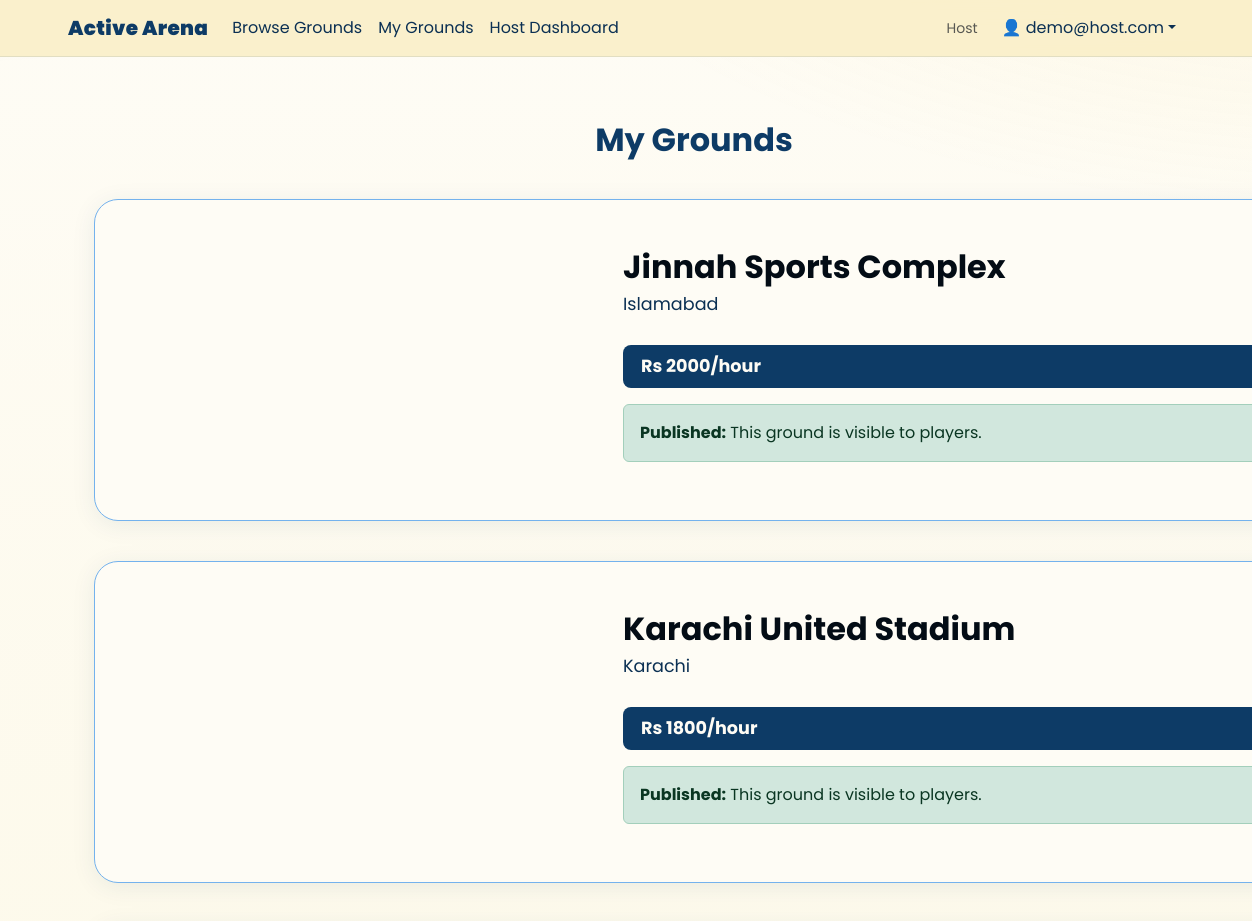
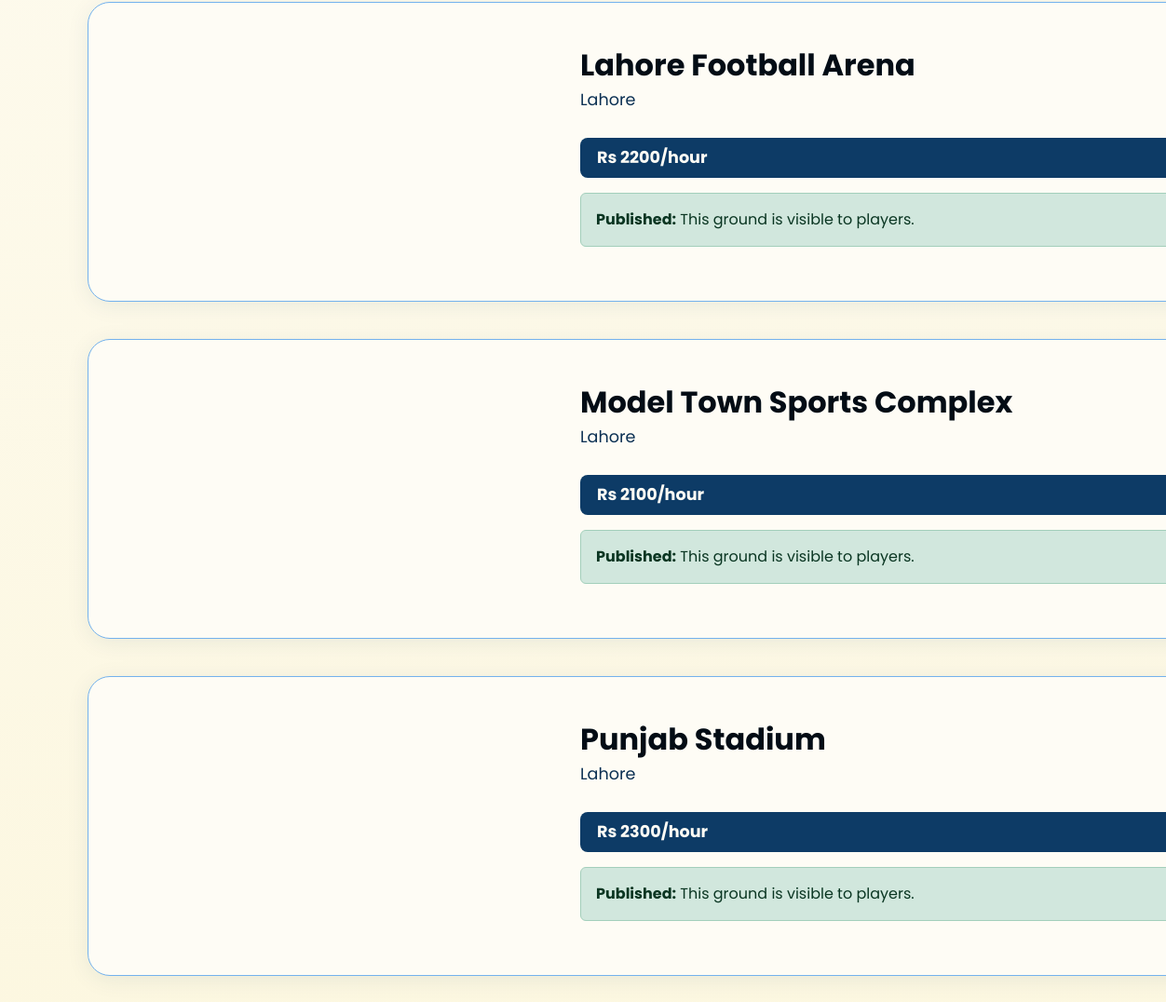
The app's page /grounds/host (signed in) with its own data (2 pictures, top to bottom).
### app.py (models this page shows)
class Ground(db.Model):
    id = db.Column(db.Integer, primary_key=True)
    name = db.Column(db.String(120), nullable=False)
    location = db.Column(db.String(120), nullable=False)
    rate = db.Column(db.Integer, nullable=False)
    img = db.Column(db.String(300), nullable=False)
    published = db.Column(db.Boolean, default=False)
    host_email = db.Column(db.String(120), nullable=False)
    materials = db.Column(db.String(300), nullable=True)  # Comma-separated list
    ground_use = db.Column(db.String(50), nullable=True)
    latitude = db.Column(db.Float, nullable=True)
    longitude = db.Column(db.Float, nullable=True)
    city = db.Column(db.String(100), nullable=True)
    postal_code = db.Column(db.String(20), nullable=True)
    full_address = db.Column(db.String(300), nullable=True)

### app.py (the view, shortened to what this page needs)
@app.route('/grounds/host')
def grounds_host():
    if 'user_email' not in session or session.get('user_type') != 'host':
        flash('You must be logged in as a host to view this page.', 'danger')
        return redirect(url_for('login_host'))
    host_email = session['user_email']
    host_grounds = Ground.query.filter_by(host_email=host_email).all()
    host_ground = next((g for g in host_grounds if not g.published), None)
    published_grounds = [g for g in host_grounds if g.published]
    published_grounds_dict = []
    for ground in published_grounds:
        published_grounds_dict.append({
            'id': ground.id,
            'name': ground.name,
            'location': ground.location,
            'rate': ground.rate,
            'img': ground.img,
            'published': ground.published,
            'host_email': ground.host_email,
            'materials': ground.materials,
            'ground_use': ground.ground_use,
            'latitude': ground.latitude,
            'longitude': ground.longitude,
            'city': ground.city,
            'postal_code': ground.postal_code,
            'full_address': ground.full_address
        })
    host_ground_dict = None
    return render_template('grounds_host.html', grounds=published_grounds, grounds_json=published_grounds_dict, host_ground=host_ground, host_ground_json=host_ground_dict)

### templates/grounds_host.html (shortened to what this page needs)
{% extends "base.html" %}
{% block content %}
<div class="ground-list-section">
    <h2 class="mb-4 text-center" style="color:var(--yale-blue);font-weight:bold;">My Grounds</h2>
    <div id="grounds-list">
        {% if grounds %}
            {% for ground in grounds %}
                <div class="card ground-card">
                    <div class="ground-map-container">
                        <div class="ground-map" id="map-{{ ground.id }}"></div>
                    </div>
                    <div class="card-body">
                        <div class="ground-title">{{ ground.name }}</div>
                        <div class="ground-location">{{ ground.city or ground.location }}</div>
                        <div class="ground-rate">Rs {{ ground.rate }}/hour</div>
                        <div class="alert alert-success mt-3">
                            <strong>Published:</strong> This ground is visible to players.
                        </div>
                    </div>
                </div>
            {% endfor %}
        {% endif %}
    </div>
</div>
{% endblock %}
{% block extra_js %}
<link rel="stylesheet" href="https://unpkg.com/leaflet@1.9.4/dist/leaflet.css" />
{% endblock %}

### templates/base.html (shortened to what this page needs)
<!DOCTYPE html>
<html lang="en">
<head>
    <link href="https://cdn.jsdelivr.net/npm/bootstrap@5.3.2/dist/css/bootstrap.min.css" rel="stylesheet">
</head>
<body>
    <nav class="navbar navbar-expand-lg navbar-dark sticky-top">
        <div class="container">
            <a class="navbar-brand" href="{{ url_for('home') }}">Active Arena</a>
            <div class="collapse navbar-collapse" id="navbarNav">
                <ul class="navbar-nav me-auto">
                    {% if session.get('user_type') %}
                        <li class="nav-item">
                            <a class="nav-link" href="{{ url_for('grounds') }}">Browse Grounds</a>
                        </li>
                        {% if session.get('user_type') == 'host' %}
                            <li class="nav-item">
                                <a class="nav-link" href="{{ url_for('grounds_host') }}">My Grounds</a>
                            </li>
                            <li class="nav-item">
                                <a class="nav-link" href="{{ url_for('host_dashboard') }}">Host Dashboard</a>
                            </li>
                        {% endif %}
                    {% endif %}
                </ul>
                <ul class="navbar-nav align-items-center gap-2">
                    {% if session.get('user_type') %}
                        <li class="nav-item d-none d-md-block text-muted small me-2">{{ session.get('user_type')|capitalize }}</li>
                        <li class="nav-item dropdown">
                            <a class="nav-link dropdown-toggle" href="#" id="navbarDropdown" role="button" data-bs-toggle="dropdown">👤 {{ session.get('user_email', 'User') }}</a>
                        </li>
                    {% endif %}
                </ul>
            </div>
        </div>
    </nav>
    <div class="container mt-4">
        {% block content %}{% endblock %}
    </div>
    {% block extra_js %}{% endblock %}
</body>
</html>

### templates/base.html (style rules this page uses)
:root { --yale-blue: #0d3b66; --yale-blue-100: #030c15; --yale-blue-200: #05182a; --yale-blue-300: #08243e; --yale-blue-400: #0b3053; --yale-blue-500: #0d3b66; --yale-blue-600: #1764ad; --yale-blue-700: #2e8ce4; --yale-blue-800: #74b2ed; --yale-blue-900: #b9d9f6; --lemon-chiffon: #faf0ca; --lemon-chiffon-100: #534408; --lemon-chiffon-200: #a6880f; --lemon-chiffon-300: #ebc326; --lemon-chiffon-400: #f3da79; --lemon-chiffon-500: #faf0ca; --lemon-chiffon-600: #fbf4d6; --lemon-chiffon-700: #fcf7e0; --lemon-chiffon-800: #fdf9ea; --lemon-chiffon-900: #fefcf5; --naples-yellow: #f4d35e; --naples-yellow-100: #3f3204; --naples-yellow-200: #7e6509; --naples-yellow-300: #bd970d; --naples-yellow-400: #efc21e; --naples-yellow-500: #f4d35e; --naples-yellow-600: #f6dc7d; --naples-yellow-700: #f8e59e; --naples-yellow-800: #faedbe; --naples-yellow-900: #fdf6df; --sandy-brown: #ee964b; --sandy-brown-100: #391d05; --sandy-brown-200: #723b0b; --sandy-brown-300: #ab5810; --sandy-brown-400: #e47615; --sandy-brown-500: #ee964b; --sandy-brown-600: #f1ab6d; --sandy-brown-700: #f5c092; --sandy-brown-800: #f8d5b6; --sandy-brown-900: #fceadb; --tomato: #f95738; --tomato-100: #3b0b02; --tomato-200: #771704; --tomato-300: #b22206; --tomato-400: #ed2e07; --tomato-500: #f95738; --tomato-600: #fa7a61; --tomato-700: #fb9b88; --tomato-800: #fdbdb0; --tomato-900: #feded7; --brand-1: var(--yale-blue); --brand-2: var(--naples-yellow); --accent-1: var(--tomato); --accent-2: var(--sandy-brown); --ink: var(--yale-blue-100); --muted: var(--yale-blue-300); --paper: var(--lemon-chiffon-900); --card: var(--lemon-chiffon-900); }
body { min-height:100vh; background: radial-gradient(1100px 480px at -10% -20%, rgba(13,59,102,.15), transparent), radial-gradient(900px 420px at 110% -10%, rgba(244,211,94,.15), transparent), linear-gradient(180deg,var(--lemon-chiffon-900),var(--lemon-chiffon-700)); color:var(--ink); font-family:Poppins,system-ui,-apple-system,Segoe UI,Roboto,Helvetica,Arial,sans-serif }
.navbar { background:rgba(250,240,202,.95);backdrop-filter:blur(10px);border-bottom:1px solid rgba(13,59,102,.1) }
.navbar-brand { font-weight:900;letter-spacing:.3px;color:var(--yale-blue) !important }
.nav-link { color:var(--yale-blue-400) !important }

### templates/grounds_host.html (style rules this page uses)
.ground-list-section { padding: 40px 0 40px 0; width: 100vw; min-height: 100vh; }
.ground-card { width: 96vw; max-width: 1200px; margin: 40px auto; border: 1.5px solid var(--yale-blue-800); border-radius: 24px; box-shadow: 0 4px 24px rgba(13,59,102,0.08); background: var(--lemon-chiffon-900); display: flex; flex-direction: row; overflow: hidden; min-height: 320px; transition: box-shadow 0.2s, border-color 0.2s; }
.ground-map-container { width: 50vw; max-width: 500px; height: 320px; flex-shrink: 0; position: relative; border-radius: 24px 0 0 24px; overflow: hidden; }
.ground-map { width: 100%; height: 100%; border-radius: 24px 0 0 24px; }
.card-body { display: flex; flex-direction: column; justify-content: center; padding: 36px 28px; width: 100%; }
.ground-title { color: var(--yale-blue-100); font-size: 2rem; font-weight: bold; }
.ground-location { color: var(--yale-blue-400); font-size: 1.1rem; margin-bottom: 10px; }
.ground-rate { color: var(--lemon-chiffon-900); background: var(--yale-blue); border-radius: 8px; padding: 8px 18px; font-size: 1.1rem; font-weight: bold; display: inline-block; margin-top: 18px; }

### records on screen
Ground: name "Jinnah Sports Complex", city+location "Islamabad", rate "2000"
Ground: name "Karachi United Stadium", city+location "Karachi", rate "1800"
Ground: name "Lahore Football Arena", city+location "Lahore", rate "2200"
Ground: name "Model Town Sports Complex", city+location "Lahore", rate "2100"
Ground: name "Punjab Stadium", city+location "Lahore", rate "2300"

### other values on screen
{{ session.get('user_type')|capitalize }} "Host"
{{ session.get('user_email', 'User') }} "demo@host.com"
